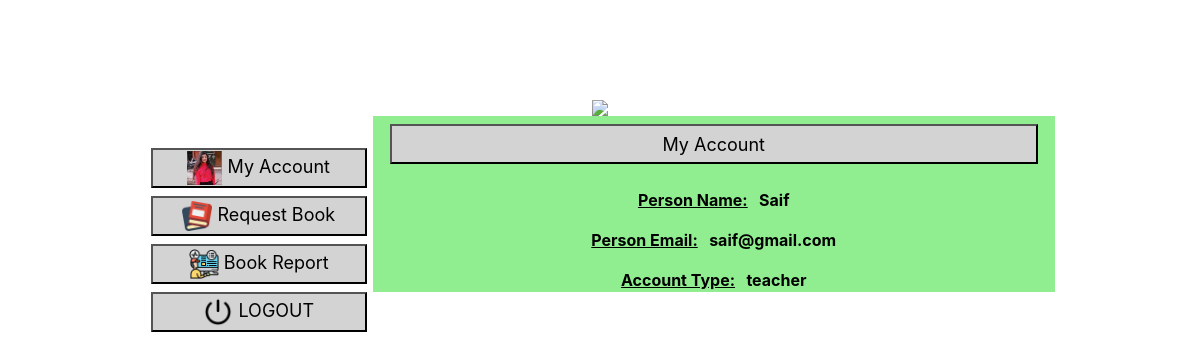
Screenshot of /otheruser_dashboard.php?userlogid=6 with the database file from the repository.
### tables this page shows
CREATE TABLE `userdata` (
  `id` int(11) NOT NULL,
  `name` varchar(25) NOT NULL,
  `email` varchar(25) NOT NULL,
  `pass` varchar(25) NOT NULL,
  `type` varchar(25) NOT NULL
);

### db.php (called while the page is built, shortened)
<?php
class db{
function setconnection(){
    try{
        $this->connection=new PDO("mysql:host=localhost; dbname=library _management","root","");
    }catch(PDOException $e){
        echo "Error";
    }
}
}

### data_class.php (called while the page is built, shortened)
<?php include("db.php");
class data extends db {
    function userdetail($id){
        $q="SELECT * FROM userdata where id ='$id'";
        $data=$this->connection->query($q);
        return $data;
    }
}

### otheruser_dashboard.php (the view, shortened to what this page needs)
<?php
$userloginid=$_SESSION["userid"] = $_GET['userlogid'];
?>
<!DOCTYPE html>
<html>
    <head>
        <link href="//maxcdn.bootstrapcdn.com/bootstrap/4.1.1/css/bootstrap.min.css" rel="stylesheet" id="bootstrap-css">
    </head>
    <body>
    <?php
   include("data_class.php");
    ?>
           <div class="container">
            <div class="innerdiv">
            <div class="row"><img class="imglogo" src="https://cpb-us-w2.wpmucdn.com/sites.uwm.edu/dist/4/404/files/2016/12/DLTRE-header.png"/></div>
            <div class="leftinnerdiv">
                <br>
                <Button class="greenbtn" onclick="openpart('myaccount')"> <img class="icons" src="images/icon/profile4.png" width="35px" height="34px"/>  My Account</Button>
                <Button class="greenbtn" onclick="openpart('requestbook')"><img class="icons" src="images/icon/book.png" width="30px" height="30px"/> Request Book</Button>
                <Button class="greenbtn" onclick="openpart('issuereport')"> <img class="icons" src="images/icon/monitoring.png" width="30px" height="30px"/>  Book Report</Button>
                <a href="index.php"><Button class="greenbtn" ><img class="icons" src="images/icon/logout.png" width="30px" height="30px"/> LOGOUT</Button></a>
            </div>
            <div class="rightinnerdiv">
            <div id="myaccount" class="innerright portion" style="<?php  if(!empty($_REQUEST['returnid'])){ echo "display:none";} else {echo ""; }?>">
            <Button class="greenbtn" >My Account</Button>
            <?php
            $u=new data;
            $u->setconnection();
            $u->userdetail($userloginid);
            $recordset=$u->userdetail($userloginid);
            foreach($recordset as $row){
            $name= $row[1];
            $email= $row[2];
            $type= $row[4];
            }
                ?>
            <p style="color:black"><u>Person Name:</u> &nbsp&nbsp<?php echo $name ?></p>
            <p style="color:black"><u>Person Email:</u> &nbsp&nbsp<?php echo $email ?></p>
            <p style="color:black"><u>Account Type:</u> &nbsp&nbsp<?php echo $type ?></p>
            </div>
            </div>
        </div>
        </div>
    </body>
</html>

### otheruser_dashboard.php (style rules this page uses)
.innerright,label { color: rgb(16, 170, 16); font-weight:bold; }
.container, .row, .imglogo { margin:auto; }
.innerdiv { text-align: center; margin: 100px; }
.leftinnerdiv { float: left; width: 25%; }
.rightinnerdiv { float: right; width: 75%; }
.innerright { background-color: lightgreen; }
.greenbtn { background-color: lightgray; color: black; width: 95%; height: 40px; margin-top: 8px; }
.greenbtn, a { text-decoration: none; color: black; font-size: large; }
body { background-image: url('https://png.pngtree.com/background/20210710/original/pngtree-award-ceremony-black-gold-style-background-material-picture-image_978546.jpg') }
td, a { color:black; }

### rows the page displays
userdata: name "Saif", email "saif@gmail.com", type "teacher"
